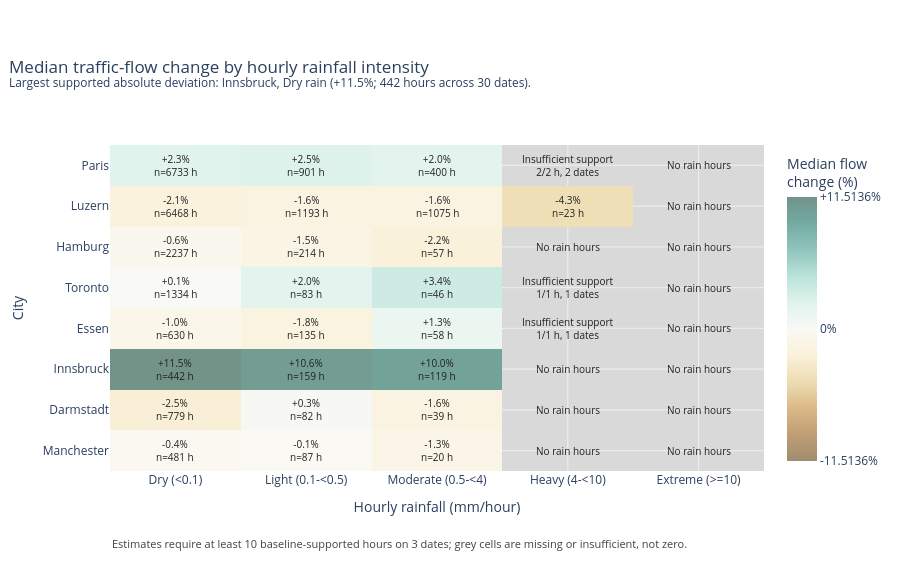

Write notebook code for a chart like this one.
### Markdown cell above
### 2. Traffic flow by intensity — how do patterns differ across cities?

**Attributes and encodings:** city → row; rain intensity → column; median flow deviation from the matched dry baseline → diverging color centered at zero and numerical text. Hover adds observed and baseline-supported hours plus supported dates. A fixed symmetric color limit centered at zero enables city and filter comparisons. Grey cells are labelled as no rain hours, no baseline support, or insufficient sample; a printed 0.0% is a measured value, not missing data.

**Design choice:** a heatmap keeps eight cities and five rainfall bins visible together. Grouped bars were considered, but forty bars would be harder to scan and absent bins could resemble zero values. The dry column remains visible because median deviations from a mean baseline need not equal zero even during dry weather.

**Data-derived insight:** the chart highlights the largest absolute deviation among cells that pass the support rule. Compare rainy cells with the dry reference and inspect support labels; unsupported cells are not zero effects. Results are descriptive; cloud weather-join limitations and unequal seasons prevent causal conclusions.

### Code cell
intensity_fig.show()

### Figure 1 — Plotly figure (JSON) as saved in the notebook; plotly's stock layout.template omitted (floating-point values rounded to 4 significant figures)
{"data": [{"colorbar": {"ticktext": ["-11.5136%", "0%", "+11.5136%"], "tickvals": [-11.51, 0, 11.51], "title": {"text": "Median flow<br>change (%)"}}, "colorscale": [[0, "#A18C71"], [0.1, "#C09E74"], [0.2, "#DCB987"], [0.3, "#EDDDB3"], [0.4, "#FAF1DA"], [0.5, "#FAF9F5"], [0.6, "#E0F3ED"], [0.7, "#B9E3D9"], [0.8, "#90C5BD"], [0.9, "#73AAA2"], [1, "#739389"]], "customdata": [[[6733, 6733, 336], [901, 901, 178], [400, 400, 99], [2, 2, 2], [0, 0, 0]], [[6468, 6468, 366], [1193, 1193, 207], [1075, 1075, 137], [23, 23, 12], [0, 0, 0]], [[2237, 2237, 105], [214, 214, 48], [57, 57, 20], [0, 0, 0], [0, 0, 0]], [[1334, 1334, 61], [83, 83, 19], [46, 46, 12], [1, 1, 1], [0, 0, 0]], [[630, 630, 35], [135, 135, 23], [58, 58, 11], [1, 1, 1], [0, 0, 0]], [[442, 442, 30], [159, 159, 22], [119, 119, 17], [0, 0, 0], [0, 0, 0]], [[779, 779, 39], [82, 82, 16], [39, 39, 10], [0, 0, 0], [0, 0, 0]], [[481, 481, 28], [87, 87, 21], [20, 20, 11], [0, 0, 0], [0, 0, 0]]], "hoverongaps": false, "hovertemplate": "%{y} | %{x} rain<br>Median flow change: %{z:+.1f}%<br>Baseline-supported hours: %{customdata[1]:.0f}<br>Observed rain hours: %{customdata[0]:.0f}<br>Dates with supported estimates: %{customdata[2]:.0f}<extra></extra>", "type": "heatmap", "x": ["Dry", "Light", "Moderate", "Heavy", "Extreme"], "y": ["Paris", "Luzern", "Hamburg", "Toronto", "Essen", "Innsbruck", "Darmstadt", "Manchester"], "z": [[2.312, 2.508, 2.011, null, null], [-2.066, -1.592, -1.603, -4.34, null], [-0.6039, -1.463, -2.196, null, null], [0.07413, 2.017, 3.446, null, null], [-0.9539, -1.781, 1.296, null, null], [11.51, 10.63, 10.02, null, null], [-2.489, 0.2691, -1.609, null, null], [-0.3999, -0.1221, -1.255, null, null]], "zauto": false, "zmax": 11.51, "zmid": 0, "zmin": -11.51}], "layout": {"annotations": [{"font": {"color": "#222222", "size": 10}, "showarrow": false, "text": "+2.3%<br>n=6733 h", "x": "Dry", "y": "Paris"}, {"font": {"color": "#222222", "size": 10}, "showarrow": false, "text": "+2.5%<br>n=901 h", "x": "Light", "y": "Paris"}, {"font": {"color": "#222222", "size": 10}, "showarrow": false, "text": "+2.0%<br>n=400 h", "x": "Moderate", "y": "Paris"}, {"font": {"color": "#222222", "size": 10}, "showarrow": false, "text": "Insufficient support<br>2/2 h, 2 dates", "x": "Heavy", "y": "Paris"}, {"font": {"color": "#222222", "size": 10}, "showarrow": false, "text": "No rain hours", "x": "Extreme", "y": "Paris"}, {"font": {"color": "#222222", "size": 10}, "showarrow": false, "text": "-2.1%<br>n=6468 h", "x": "Dry", "y": "Luzern"}, {"font": {"color": "#222222", "size": 10}, "showarrow": false, "text": "-1.6%<br>n=1193 h", "x": "Light", "y": "Luzern"}, {"font": {"color": "#222222", "size": 10}, "showarrow": false, "text": "-1.6%<br>n=1075 h", "x": "Moderate", "y": "Luzern"}, {"font": {"color": "#222222", "size": 10}, "showarrow": false, "text": "-4.3%<br>n=23 h", "x": "Heavy", "y": "Luzern"}, {"font": {"color": "#222222", "size": 10}, "showarrow": false, "text": "No rain hours", "x": "Extreme", "y": "Luzern"}, {"font": {"color": "#222222", "size": 10}, "showarrow": false, "text": "-0.6%<br>n=2237 h", "x": "Dry", "y": "Hamburg"}, {"font": {"color": "#222222", "size": 10}, "showarrow": false, "text": "-1.5%<br>n=214 h", "x": "Light", "y": "Hamburg"}, {"font": {"color": "#222222", "size": 10}, "showarrow": false, "text": "-2.2%<br>n=57 h", "x": "Moderate", "y": "Hamburg"}, {"font": {"color": "#222222", "size": 10}, "showarrow": false, "text": "No rain hours", "x": "Heavy", "y": "Hamburg"}, {"font": {"color": "#222222", "size": 10}, "showarrow": false, "text": "No rain hours", "x": "Extreme", "y": "Hamburg"}, {"font": {"color": "#222222", "size": 10}, "showarrow": false, "text": "+0.1%<br>n=1334 h", "x": "Dry", "y": "Toronto"}, {"font": {"color": "#222222", "size": 10}, "showarrow": false, "text": "+2.0%<br>n=83 h", "x": "Light", "y": "Toronto"}, {"font": {"color": "#222222", "size": 10}, "showarrow": false, "text": "+3.4%<br>n=46 h", "x": "Moderate", "y": "Toronto"}, {"font": {"color": "#222222", "size": 10}, "showarrow": false, "text": "Insufficient support<br>1/1 h, 1 dates", "x": "Heavy", "y": "Toronto"}, {"font": {"color": "#222222", "size": 10}, "showarrow": false, "text": "No rain hours", "x": "Extreme", "y": "Toronto"}, {"font": {"color": "#222222", "size": 10}, "showarrow": false, "text": "-1.0%<br>n=630 h", "x": "Dry", "y": "Essen"}, {"font": {"color": "#222222", "size": 10}, "showarrow": false, "text": "-1.8%<br>n=135 h", "x": "Light", "y": "Essen"}, {"font": {"color": "#222222", "size": 10}, "showarrow": false, "text": "+1.3%<br>n=58 h", "x": "Moderate", "y": "Essen"}, {"font": {"color": "#222222", "size": 10}, "showarrow": false, "text": "Insufficient support<br>1/1 h, 1 dates", "x": "Heavy", "y": "Essen"}, {"font": {"color": "#222222", "size": 10}, "showarrow": false, "text": "No rain hours", "x": "Extreme", "y": "Essen"}, {"font": {"color": "#222222", "size": 10}, "showarrow": false, "text": "+11.5%<br>n=442 h", "x": "Dry", "y": "Innsbruck"}, {"font": {"color": "#222222", "size": 10}, "showarrow": false, "text": "+10.6%<br>n=159 h", "x": "Light", "y": "Innsbruck"}, {"font": {"color": "#222222", "size": 10}, "showarrow": false, "text": "+10.0%<br>n=119 h", "x": "Moderate", "y": "Innsbruck"}, {"font": {"color": "#222222", "size": 10}, "showarrow": false, "text": "No rain hours", "x": "Heavy", "y": "Innsbruck"}, {"font": {"color": "#222222", "size": 10}, "showarrow": false, "text": "No rain hours", "x": "Extreme", "y": "Innsbruck"}, {"font": {"color": "#222222", "size": 10}, "showarrow": false, "text": "-2.5%<br>n=779 h", "x": "Dry", "y": "Darmstadt"}, {"font": {"color": "#222222", "size": 10}, "showarrow": false, "text": "+0.3%<br>n=82 h", "x": "Light", "y": "Darmstadt"}, {"font": {"color": "#222222", "size": 10}, "showarrow": false, "text": "-1.6%<br>n=39 h", "x": "Moderate", "y": "Darmstadt"}, {"font": {"color": "#222222", "size": 10}, "showarrow": false, "text": "No rain hours", "x": "Heavy", "y": "Darmstadt"}, {"font": {"color": "#222222", "size": 10}, "showarrow": false, "text": "No rain hours", "x": "Extreme", "y": "Darmstadt"}, {"font": {"color": "#222222", "size": 10}, "showarrow": false, "text": "-0.4%<br>n=481 h", "x": "Dry", "y": "Manchester"}, {"font": {"color": "#222222", "size": 10}, "showarrow": false, "text": "-0.1%<br>n=87 h", "x": "Light", "y": "Manchester"}, {"font": {"color": "#222222", "size": 10}, "showarrow": false, "text": "-1.3%<br>n=20 h", "x": "Moderate", "y": "Manchester"}, {"font": {"color": "#222222", "size": 10}, "showarrow": false, "text": "No rain hours", "x": "Heavy", "y": "Manchester"}, {"font": {"color": "#222222", "size": 10}, "showarrow": false, "text": "No rain hours", "x": "Extreme", "y": "Manchester"}, {"font": {"color": "#404040", "size": 11}, "showarrow": false, "text": "Estimates require at least 10 baseline-supported hours on 3 dates; grey cells are missing or insufficient, not zero.", "x": 0, "xanchor": "left", "xref": "paper", "y": -0.25, "yref": "paper"}], "height": 576, "margin": {"b": 105, "l": 110, "r": 35, "t": 145}, "plot_bgcolor": "#d9d9d9", "title": {"text": "Median traffic-flow change by hourly rainfall intensity<br><sup>Largest supported absolute deviation: Innsbruck, Dry rain (+11.5%; 442 hours across 30 dates).</sup>", "x": 0.01, "xanchor": "left"}, "xaxis": {"tickmode": "array", "ticktext": ["Dry (<0.1)", "Light (0.1-<0.5)", "Moderate (0.5-<4)", "Heavy (4-<10)", "Extreme (>=10)"], "tickvals": ["Dry", "Light", "Moderate", "Heavy", "Extreme"], "title": {"text": "Hourly rainfall (mm/hour)"}}, "yaxis": {"autorange": "reversed", "title": {"text": "City"}}}}
